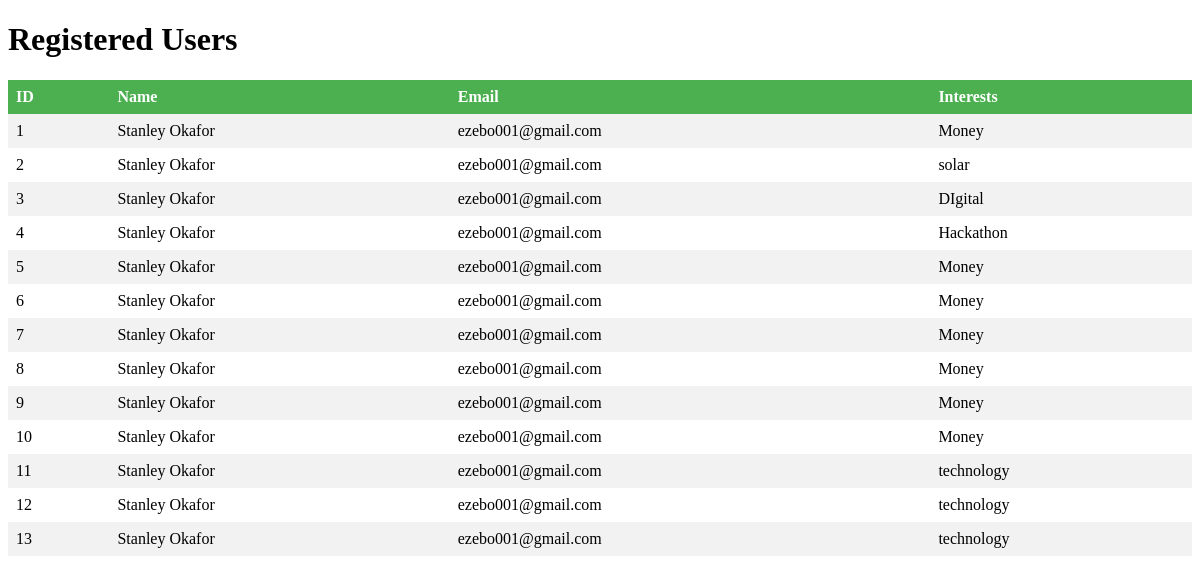
/users, run on an earlier commit of the app's database.
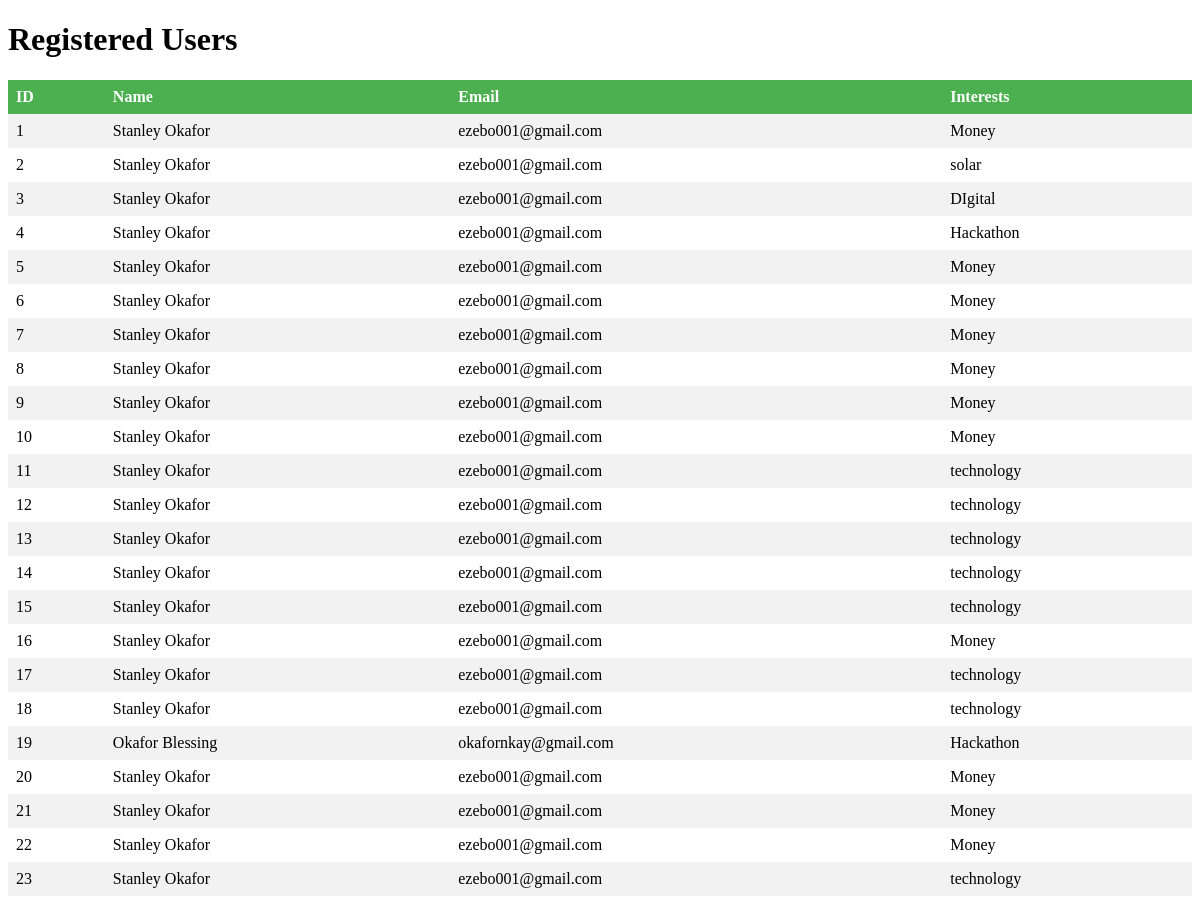
And on a later commit of the database.
### tables this page shows
CREATE TABLE user (
                id INTEGER PRIMARY KEY AUTOINCREMENT,
                name TEXT NOT NULL,
                email TEXT NOT NULL,
                interests TEXT NOT NULL,
                last_sent_email TEXT DEFAULT NULL
            );

### app.py (the view)
@app.route('/users')
def view_users():
    conn = sqlite3.connect('database.db')
    cursor = conn.cursor()
    cursor.execute('SELECT * FROM user')
    users = cursor.fetchall()
    conn.close()
    return render_template('users.html', users=users)

### templates/users.html (shortened to what this page needs)
<!DOCTYPE html>
<html>
<head>
</head>
<body>
    <h1>Registered Users</h1>
    <table>
        <tr>
            <th>ID</th>
            <th>Name</th>
            <th>Email</th>
            <th>Interests</th>
        </tr>
        {% for user in users %}
        <tr>
            <td>{{ user[0] }}</td>
            <td>{{ user[1] }}</td>
            <td>{{ user[2] }}</td>
            <td>{{ user[3] }}</td>
        </tr>
        {% endfor %}
    </table>
</body>
</html>

### templates/users.html (style rules this page uses)
table { border-collapse: collapse; width: 100%; }
th, td { text-align: left; padding: 8px; }
tr:nth-child(even) { background-color: #f2f2f2; }
th { background-color: #4CAF50; color: white; }

What changed in the data, as far as the page shows it:
added user: id "14", name "Stanley Okafor", email "ezebo001@gmail.com", interests "technology"
added user: id "15", name "Stanley Okafor", email "ezebo001@gmail.com", interests "technology"
added user: id "16", name "Stanley Okafor", email "ezebo001@gmail.com", interests "Money"
added user: id "17", name "Stanley Okafor", email "ezebo001@gmail.com", interests "technology"
added user: id "18", name "Stanley Okafor", email "ezebo001@gmail.com", interests "technology"
added user: id "19", name "Okafor Blessing", email "okafornkay@gmail.com", interests "Hackathon"
added user: id "20", name "Stanley Okafor", email "ezebo001@gmail.com", interests "Money"
added user: id "21", name "Stanley Okafor", email "ezebo001@gmail.com", interests "Money"
added user: id "22", name "Stanley Okafor", email "ezebo001@gmail.com", interests "Money"
added user: id "23", name "Stanley Okafor", email "ezebo001@gmail.com", interests "technology"
